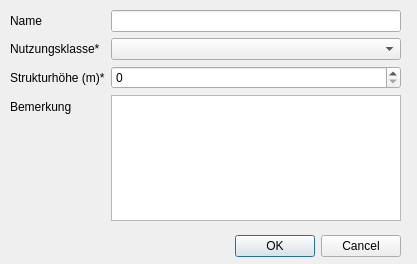
<?xml version="1.0" encoding="UTF-8"?>
<ui version="4.0">
 <class>Picker</class>
 <widget class="QDialog" name="Picker">
  <property name="geometry">
   <rect>
    <x>0</x>
    <y>0</y>
    <width>417</width>
    <height>264</height>
   </rect>
  </property>
  <property name="windowTitle">
   <string>KLIMASCANNER-Picker</string>
  </property>
  <widget class="QDialogButtonBox" name="buttonBox">
   <property name="geometry">
    <rect>
     <x>180</x>
     <y>230</y>
     <width>221</width>
     <height>32</height>
    </rect>
   </property>
   <property name="orientation">
    <enum>Qt::Horizontal</enum>
   </property>
   <property name="standardButtons">
    <set>QDialogButtonBox::Cancel|QDialogButtonBox::Ok</set>
   </property>
  </widget>
  <widget class="QWidget" name="formLayoutWidget">
   <property name="geometry">
    <rect>
     <x>10</x>
     <y>10</y>
     <width>391</width>
     <height>211</height>
    </rect>
   </property>
   <layout class="QFormLayout" name="formLayout">
    <item row="0" column="0">
     <widget class="QLabel" name="labelBauname">
      <property name="text">
       <string>Name</string>
      </property>
     </widget>
    </item>
    <item row="0" column="1">
     <widget class="QLineEdit" name="leName"/>
    </item>
    <item row="1" column="0">
     <widget class="QLabel" name="labelNutzungsklasse">
      <property name="text">
       <string>Nutzungsklasse*</string>
      </property>
     </widget>
    </item>
    <item row="1" column="1">
     <widget class="QComboBox" name="cbNutzClass"/>
    </item>
    <item row="2" column="0">
     <widget class="QLabel" name="labelStrukturhoehe">
      <property name="text">
       <string>Strukturhöhe (m)*</string>
      </property>
     </widget>
    </item>
    <item row="2" column="1">
     <widget class="QSpinBox" name="sbHoehe"/>
    </item>
    <item row="3" column="0">
     <widget class="QLabel" name="labelBemerkung">
      <property name="text">
       <string>Bemerkung</string>
      </property>
     </widget>
    </item>
    <item row="3" column="1">
     <widget class="QTextEdit" name="teBemerkung"/>
    </item>
   </layout>
  </widget>
 </widget>
 <resources/>
 <connections>
  <connection>
   <sender>buttonBox</sender>
   <signal>accepted()</signal>
   <receiver>Picker</receiver>
   <slot>accept()</slot>
   <hints>
    <hint type="sourcelabel">
     <x>248</x>
     <y>254</y>
    </hint>
    <hint type="destinationlabel">
     <x>157</x>
     <y>274</y>
    </hint>
   </hints>
  </connection>
  <connection>
   <sender>buttonBox</sender>
   <signal>rejected()</signal>
   <receiver>Picker</receiver>
   <slot>reject()</slot>
   <hints>
    <hint type="sourcelabel">
     <x>316</x>
     <y>260</y>
    </hint>
    <hint type="destinationlabel">
     <x>286</x>
     <y>274</y>
    </hint>
   </hints>
  </connection>
 </connections>
</ui>
